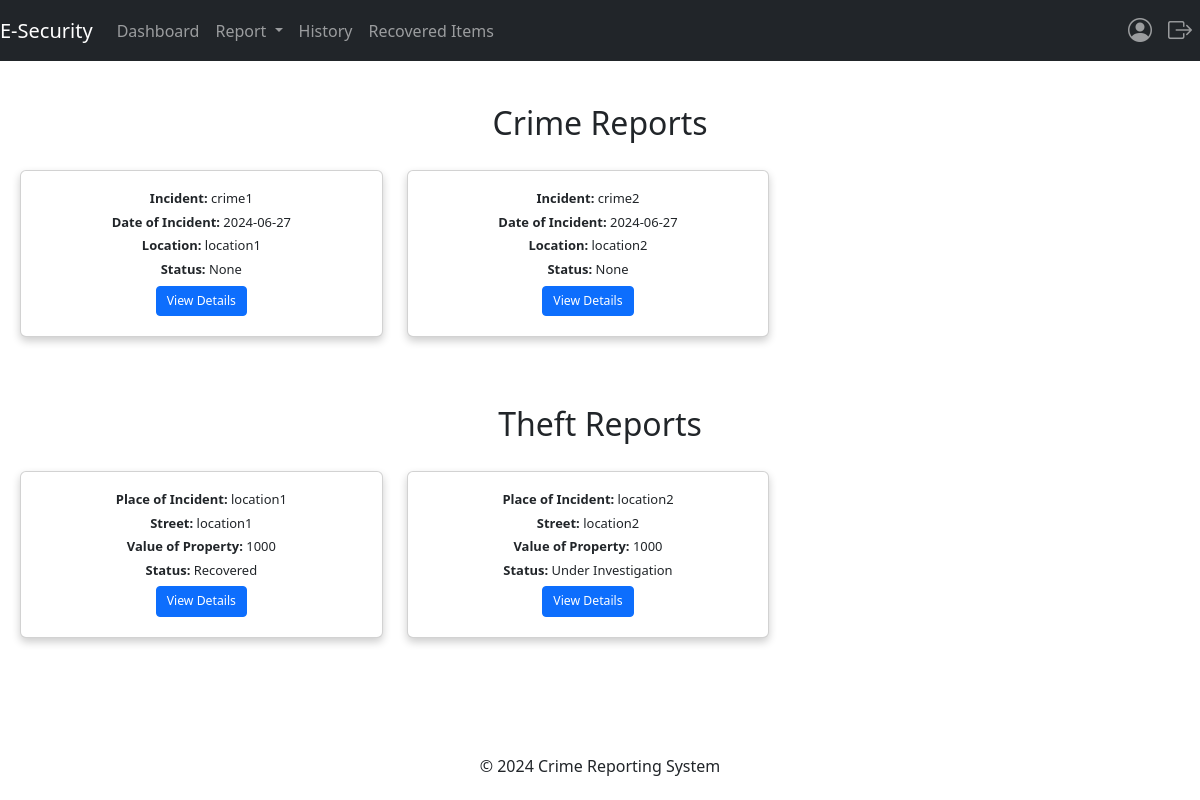
The app's page /users/history (signed in) with its own data.
### app/posts/models.py (models this page shows)
class Crime(db.Model, UserMixin):
    crime_id = db.Column(db.Integer, primary_key=True)
    date_of_incident = db.Column(db.String(10), nullable=False)
    issued_by = db.Column(db.String(20), nullable=True)
    time_of_incident = db.Column(db.String(10), nullable=False)
    incident_location = db.Column(db.Text, nullable=False)
    incident_nature = db.Column(db.Text, nullable=False)
    incident_details = db.Column(db.Text, nullable=False)
    suspect_details = db.Column(db.Text, nullable=True)
    arrest_history = db.Column(db.Text, nullable=False)
    suspect_name = db.Column(db.String(10), nullable=True)
    comments = db.Column(db.Text, nullable=True)
    crime_status = db.Column(db.String(10), nullable=True)
    crime_file_upload = db.Column(db.Text, nullable=True)
    crime_file_name = db.Column(db.Text, nullable=True)
    crime_mimetype = db.Column(db.Text, nullable=True)
    date_crime_received = db.Column(db.DateTime, nullable=False, default=func.now())
    reporter_id = db.Column(db.Integer, db.ForeignKey('user.id'))

class Theft(db.Model, UserMixin):
    theft_id = db.Column(db.Integer, primary_key=True)
    place_of_theft = db.Column(db.String(50), nullable=False)
    street_address = db.Column(db.String(30), nullable=False)
    city = db.Column(db.String(10), nullable=False)
    date_of_theft = db.Column(db.String(10), nullable=False)
    reported_by = db.Column(db.String(10), nullable=True)
    phone_number = db.Column(db.String(10), nullable=False)
    value = db.Column(db.Integer, nullable=False)
    time_of_theft = db.Column(db.String(10), nullable=False)
    stolen_property = db.Column(db.Text, nullable=False)
    description = db.Column(db.Text, nullable=False)
    theft_status = db.Column(db.String(10), nullable=True)
    theft_file_upload = db.Column(db.Text, nullable=True)
    theft_file_name = db.Column(db.Text, nullable=True)
    theft_mimetype = db.Column(db.Text, nullable=True)
    date_theft_received = db.Column(db.DateTime, nullable=False, default=func.now())
    victim_id = db.Column(db.Integer, db.ForeignKey('user.id'))

### app/users/routes.py (the view)
@users.route('/users/history')
@login_required
def history():
    try:
        reporter = current_user.id
        victim = current_user.id
        crimes = Crime.query.filter_by(reporter_id=reporter).all()
        thefts = Theft.query.filter_by(victim_id=victim).all()
        return render_template('user/history.html', crimes=crimes, thefts=thefts)
    except Exception:
        flash('Unable to fetch your data. Please try again later.', 'danger')
        return render_template('user/history.html', crimes=[], thefts=[])

### app/__init__.py (called while the page is built)
@login_manager.user_loader
def load_user(user_id):
    return models.User.query.get(user_id)

### app/templates/user/history.html (shortened to what this page needs)
{% extends 'user/base.html' %}
{% block content %}
<!DOCTYPE html>
<html lang="en">
<head>
</head>
<body>
  <br class="container">
    <h2 class="text-center">Crime Reports</h2>
    {% if crimes %}
      <div class="row">
        {% for crime in crimes %}
          <div class="col-lg-4 col-md-6 col-sm-12">
            <div class="card mb-4 reduced-card-size">
              <div class="card-body">
                <h5 class="card-text"><strong>Incident:</strong> {{ crime.incident_nature }}</h5>
                <h5 class="card-text"><strong>Date of Incident:</strong> {{ crime.date_of_incident }}</h5>
                <h5 class="card-text"><strong>Location:</strong> {{ crime.incident_location }}</h5>
                <h5 class="card-text"><strong>Status:</strong> {{ crime.crime_status }}</h5>
                <button class="btn btn-primary btn-sm" onclick="crime_details('{{ crime.crime_id }}')">
                  View Details
                </button>
              </div>
            </div>
          </div>
        {% endfor %}
      </div>
    {% endif %}
    <h2 class="text-center">Theft Reports</h2>
    {% if thefts %}
      <div class="row">
        {% for theft in thefts %}
          <div class="col-lg-4 col-md-6 col-sm-12">
            <div class="card mb-4 reduced-card-size">
              <div class="card-body">
                <h5 class="card-text"><strong>Place of Incident:</strong> {{ theft.place_of_theft }}</h5>
                <h5 class="card-text"><strong>Street:</strong> {{ theft.street_address }}</h5>
                <h5 class="card-text"><strong>Value of Property:</strong> {{ theft.value }}</h5>
                <h5 class="card-text"><strong>Status:</strong> {{ theft.theft_status }}</h5>
                <button class="btn btn-primary btn-sm" onclick="theft_details('{{ theft.theft_id }}')">
                  View Details
                </button>
              </div>
            </div>
          </div>
        {% endfor %}
      </div>
    {% endif %}
</body>
</html>
{% endblock %}

### app/templates/user/base.html (shortened to what this page needs)
<!DOCTYPE html>
<html lang="en">
    <head>
        <link rel="stylesheet" href="{{ url_for('static', filename='css/styles.css') }}" rel="stylesheet" />
        <link rel="stylesheet" href="https://cdn.jsdelivr.net/npm/bootstrap-icons@1.11.3/font/bootstrap-icons.min.css" />
        <link href="https://cdn.jsdelivr.net/npm/bootstrap@5.3.3/dist/css/bootstrap.min.css" rel="stylesheet" />
    </head>
    <body>
        <nav class="navbar navbar-expand-md navbar-dark bg-dark fixed-top">
            <a class="navbar-brand nav-link active" href="{{ url_for('main.home_page') }}">E-Security </a>
            <div class="collapse navbar-collapse" id="navbarSupportedContent">
                {% if current_user.is_authenticated %}
                <ul class="navbar-nav">
                    <li class="new-item active">
                        <a class="nav-link" href="{{ url_for('users.user_dashboard') }}">Dashboard</a>
                    </li>
                    <li class="nav-item dropdown">
                        <a class="nav-link dropdown-toggle" href="#" role="button" data-bs-toggle="dropdown" aria-expanded="false">
                            Report
                        </a>
                    </li>
                    <li class="nav-item">
                        <a class="nav-link" href="{{ url_for('users.history') }}">History</a>
                    </li>
                    <li class="nav-item">
                        <a class="nav-link" href="{{ url_for('users.recovered') }}">Recovered Items</a>
                    </li>
                </ul>
                <ul class="navbar-nav ms-auto">
                    <li class="nav-item">
                        <a class="nav-link" href="{{ url_for('users.settings') }}"><i class="bi bi-person-circle h4"></i></a>
                    </li>
                    <li class="nav-item">
                        <a class="nav-link" href="{{ url_for('users.sign_out') }}"><i class="bi bi-box-arrow-right h4"></i></a>
                    </li>
                </ul>
                {% endif %}
            </div>
        </nav>
        {% block content %} {% endblock content %}
        <br>
        <footer class="text-center mt-5">
            <p>&copy; 2024 Crime Reporting System</p>
        </footer>
    </body>
</html>

### app/static/css/styles.css (style rules this page uses)
html,body { height: 100%; width: 100%; padding-top: 40px; }
.row { display: flex; flex-wrap: wrap; width: 100%; padding: 20px; }
.row:after { content: ""; display: table; clear: both; }
.card { box-shadow: 0 4px 8px 0 rgba(0, 0, 0, 0.2); padding: 16px; text-align: center; background-color: #f1f1f1; }

### app/templates/user/history.html (style rules this page uses)
.reduced-card-size { padding: 10px; margin-bottom: 10px; font-size: 0.9em; }
.reduced-card-size .card-body { padding: 10px; }
.reduced-card-size .card-text { font-size: 0.9em; }
.reduced-card-size .btn { padding: 5px 10px; font-size: 0.85em; }

### records on screen
Crime: incident_nature "crime1", date_of_incident "2024-06-27", incident_location "location1", crime_status "None"
Crime: incident_nature "crime2", date_of_incident "2024-06-27", incident_location "location2", crime_status "None"
Theft: place_of_theft "location1", street_address "location1", value "1000", theft_status "Recovered"
Theft: place_of_theft "location2", street_address "location2", value "1000", theft_status "Under Investigation"
